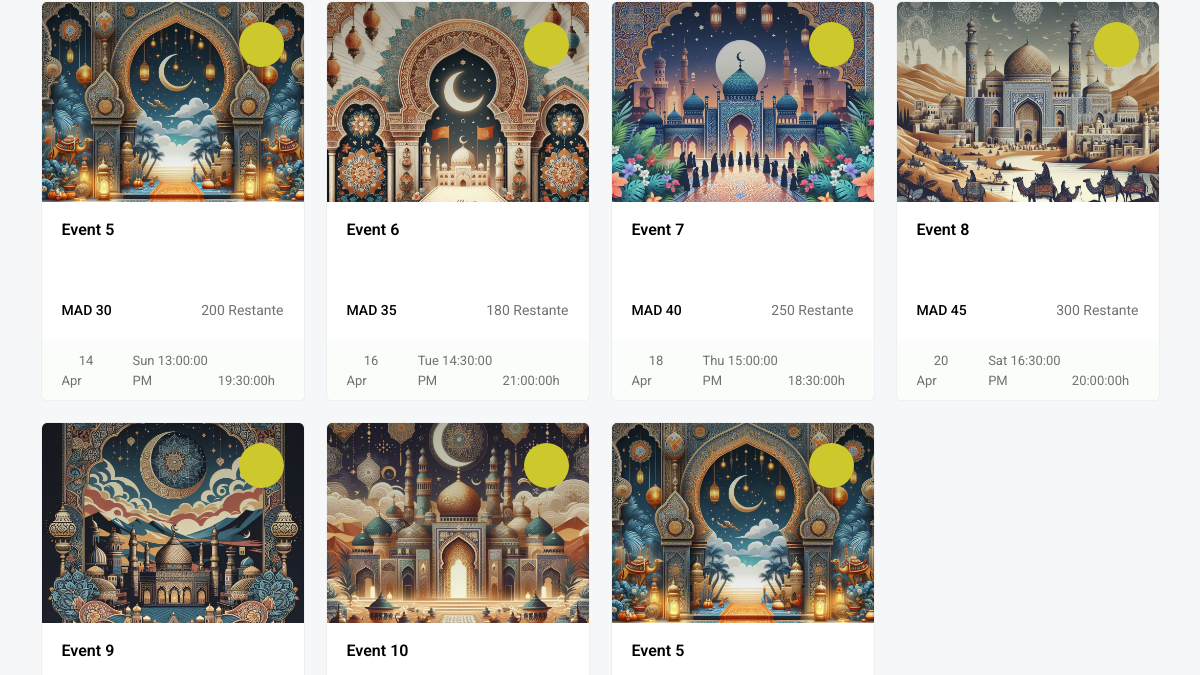
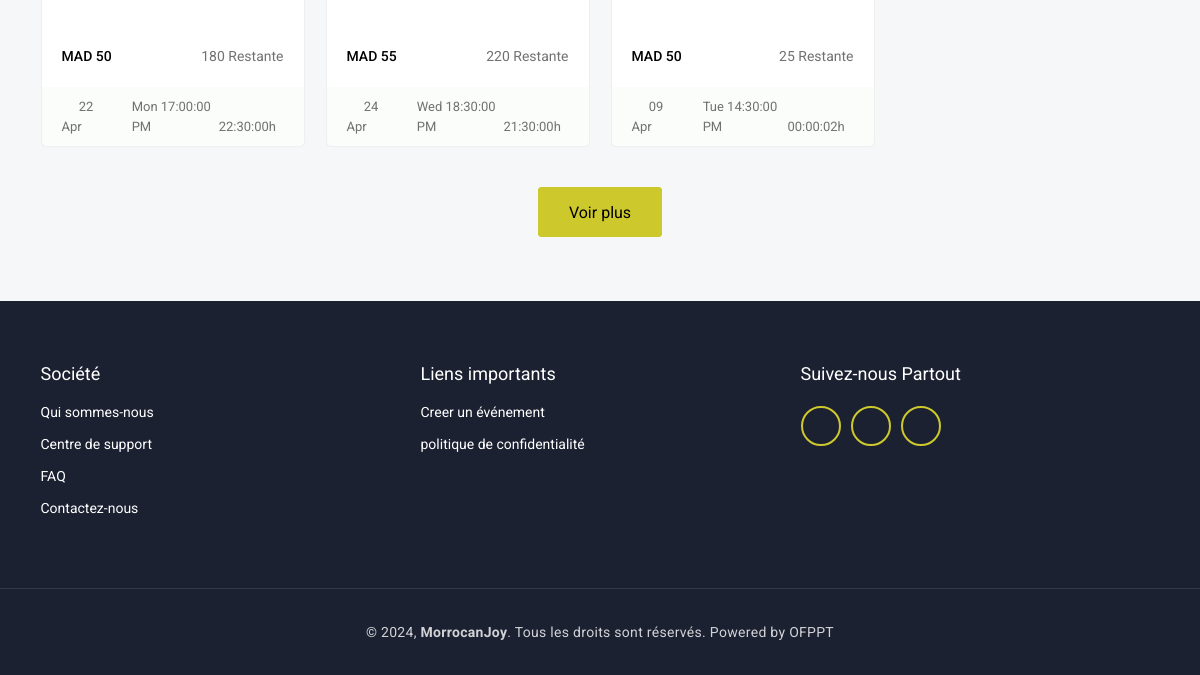
Before: /explore_events.php (lower part) with the older database file (2 pictures, top to bottom).
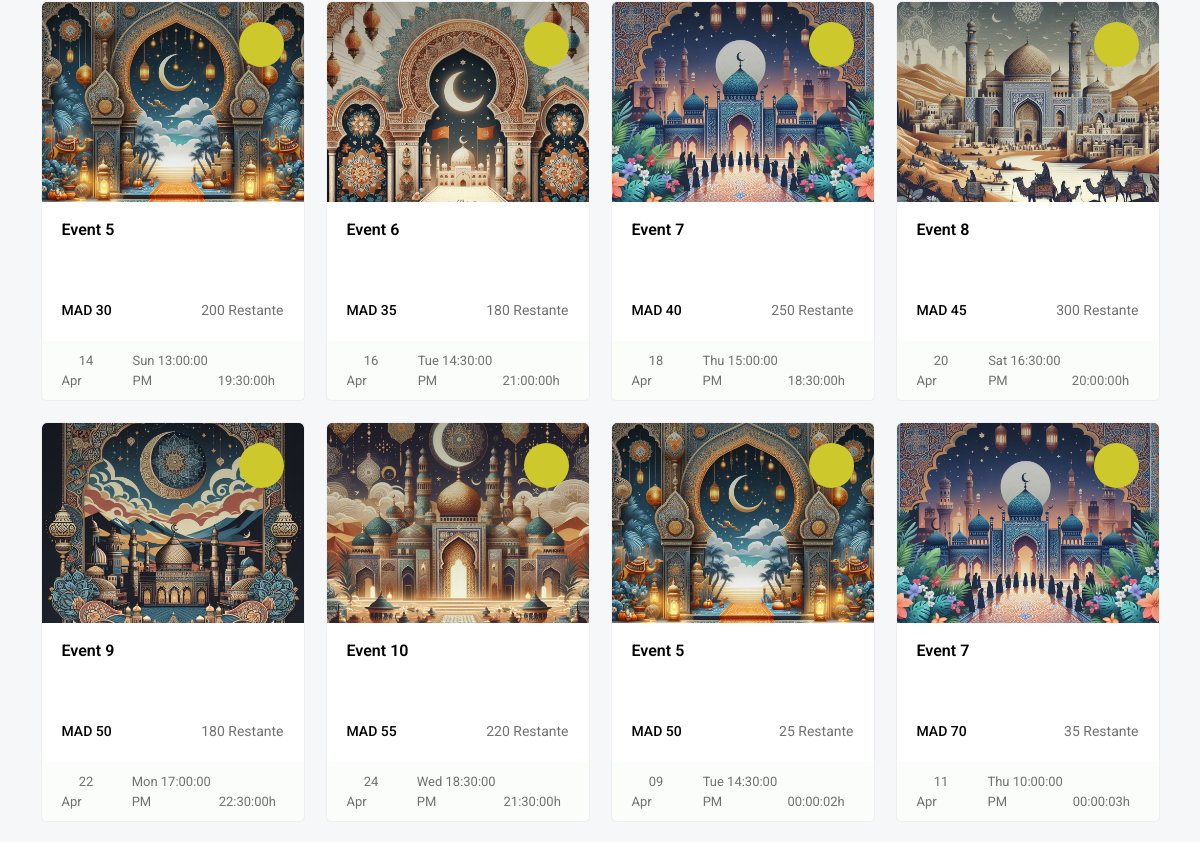
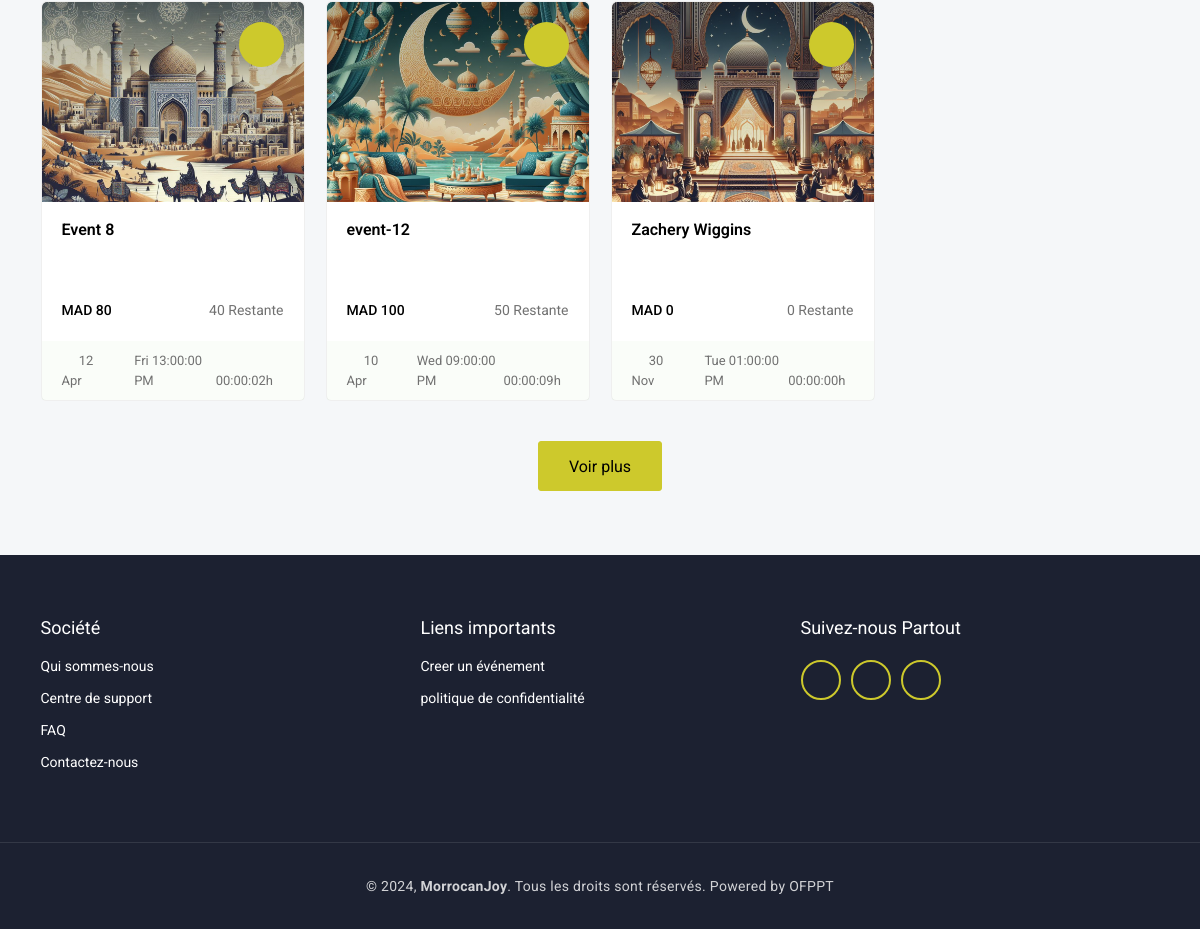
After: the same page with the newer database file (2 pictures, top to bottom).
### tables this page shows
CREATE TABLE `event` (
  `E_id` int(11) NOT NULL,
  `Titre` varchar(100) NOT NULL,
  `Description` varchar(200) NOT NULL,
  `Image` varchar(500) NOT NULL,
  `Heure_debut` time NOT NULL,
  `Date_debut` date NOT NULL,
  `Heure_fin` time NOT NULL,
  `Prix_ticket` float NOT NULL,
  `Nombre_tickets` int(11) NOT NULL,
  `Ville` varchar(30) NOT NULL,
  `Zip_code` varchar(30) NOT NULL,
  `Categorie_id` int(11) DEFAULT NULL,
  `User_id` int(11) NOT NULL,
  `adress1` varchar(200) NOT NULL,
  `adress2` varchar(200) NOT NULL
);

### explore_events.php (the view, shortened to what this page needs)
<!DOCTYPE html>
<html lang="en" class="h-100">
<head>
	<link href='vendor/unicons-2.0.1/css/unicons.css' rel='stylesheet'>
	<link href="css/style.css" rel="stylesheet">
	<link href="css/responsive.css" rel="stylesheet">
	<link href="css/night-mode.css" rel="stylesheet">
	<link href="vendor/fontawesome-free/css/all.min.css" rel="stylesheet">
	<link href="vendor/OwlCarousel/assets/owl.carousel.css" rel="stylesheet">
	<link href="vendor/OwlCarousel/assets/owl.theme.default.min.css" rel="stylesheet">
	<link href="vendor/bootstrap/css/bootstrap.min.css" rel="stylesheet">
	<link href="vendor/bootstrap-select/dist/css/bootstrap-select.min.css" rel="stylesheet">
</head>
<body class="d-flex flex-column h-100">
	<div class="wrapper">
		<div class="explore-events p-80">
			<div class="container">
				<div class="row">
					<div class="col-xl-12 col-lg-12 col-md-12">
						<div class="event-filter-items">
							<div class="featured-controls">
								<div class="row" data-ref="event-filter-content">
									<?php
									require_once './connect/DataBase.php';
									if (isset($_POST['nametrouve']) && $_POST['cat']!= 0) {
										$Categorie_id = $_POST['cat'];
										$sqlState = $connection->prepare("SELECT * FROM `event` WHERE Categorie_id=?");
										$sqlState->execute([$Categorie_id]);
										$events = $sqlState->fetchAll(PDO::FETCH_ASSOC);
									} else {
										$events = $connection->query("SELECT * FROM `event`")->fetchAll(PDO::FETCH_ASSOC);
									}
									foreach ($events as $row) : ?>
										<div class="col-xl-3 col-lg-4 col-md-6 col-sm-12 mix arts concert workshops volunteer sports health_Wellness " data-ref="mixitup-target">
											<div class="main-card mt-4">
												<div class="event-thumbnail">
													<a href="venue_event_detail_view.php?event_id=<?php echo $row['E_id']; ?>" class="thumbnail-img">
														<img src="upload/images/<?php echo $row['Image']; ?>" alt="Event Image">
													</a>
													<span class="bookmark-icon" title="Bookmark"></span>
												</div>
												<div class="event-content">
													<a href="venue_event_detail_view.php?event_id=<?php echo $row['E_id']; ?>" class="event-title"><?php echo $row['Titre']; ?></a>
													<div class="duration-price-remaining">
														<span class="duration-price">MAD <?php echo $row['Prix_ticket']; ?></span>
														<span class="remaining"><i class="fa-solid fa-ticket fa-rotate-90"></i><?php echo $row['Nombre_tickets']; ?> Restante</span>
													</div>
												</div>
												<div class="event-footer">
													<div class="event-timing">
														<div class="publish-date">
															<span><i class="fa-solid fa-calendar-day me-2"></i><?php
																												$timestamp = strtotime($row['Date_debut']);
																												$day = date('d', $timestamp);
																												$monthAbbreviation = date('M', $timestamp);
																												echo "$day ";
																												echo "$monthAbbreviation";
																												?></span>
															<span class="dot"><i class="fa-solid fa-circle"></i></span>
															<span><?php
																	$timestamp = strtotime($row['Date_debut']);
																	$dayAbbreviation = date('D', $timestamp);
																	echo "$dayAbbreviation ";
																	?><?php echo $row['Heure_debut']; ?> PM</span>
														</div>
														<span class="publish-time"><i class="fa-solid fa-clock me-2"></i><?php echo $row['Heure_fin']; ?>h</span>
													</div>
												</div>
											</div>
										</div>
									<?php endforeach; ?>
								</div>
								<div class="browse-btn">
									<a href="#" class="main-btn btn-hover ">Voir plus </a>
								</div>
							</div>
						</div>
					</div>
				</div>
			</div>
		</div>
	</div>
	<?php include "include/Footer.php"; ?>
</body>
</html>

### include/Footer.php
<footer id = "footercolor" class="footer mt-auto">
		<div class="footer-top">
			<div class="container">
				<div class="row">
					<div class="col-lg-4 col-md-6">
						<div class="footer-content">
							<h4>Société</h4>
							<ul class="footer-link-list">
								<li><a href="about_us.php" class="footer-link">Qui sommes-nous</a></li>
								<li><a href="help_center.php" class="footer-link">Centre de support</a></li>
								<li><a href="faq.php" class="footer-link">FAQ</a></li>
								<li><a href="contact_us.php" class="footer-link">Contactez-nous</a></li>
							</ul>
						</div>
					</div>
					<div class="col-lg-4 col-md-6">
						<div class="footer-content">
							<h4>Liens importants</h4>
							<ul class="footer-link-list">
								<li><a href="create_venue_event.php" class="footer-link">Creer un événement </a></li>
								<li><a href="privacy_policy.php" class="footer-link">politique de confidentialité</a></li>
							</ul>
						</div>
					</div>
					<div class="col-lg-4 col-md-6">
						<div class="footer-content">
							<h4>Suivez-nous Partout</h4>
							<div class="social-links">
										<a href="#" class="social-link" data-bs-toggle="tooltip" data-bs-placement="top" title="Facebook"><i class="fab fa-facebook-square"></i></a>
										<a href="#" class="social-link" data-bs-toggle="tooltip" data-bs-placement="top" title="Instagram"><i class="fab fa-instagram"></i></a>
										<a href="#" class="social-link" data-bs-toggle="tooltip" data-bs-placement="top" title="Youtube"><i class="fab fa-youtube"></i></a>
							</div>
						</div>
					</div>
				</div>
			</div>
		</div>
		<div class="footer-bottom">
			<div class="container">
				<div class="row">
					<div class="col-12">
						<div class="footer-copyright-text">
							<p class="mb-0">© 2024, <strong>MorrocanJoy</strong>. Tous les droits sont réservés. Powered by OFPPT</p>
						</div>
					</div>
				</div>
			</div>
		</div>
	</footer>

Changed rows visible on the page:
added event: Image (picture), Titre "Event 7", Prix_ticket "70", Nombre_tickets "35", Date_debut "11", Date_debut "Apr", Date_debut "Thu", Heure_debut "10:00:00", Heure_fin "00:00:03"
added event: Image (picture), Titre "Event 8", Prix_ticket "80", Nombre_tickets "40", Date_debut "12", Date_debut "Apr", Date_debut "Fri", Heure_debut "13:00:00", Heure_fin "00:00:02"
added event: Image (picture), Titre "event-12", Prix_ticket "100", Nombre_tickets "50", Date_debut "10", Date_debut "Apr", Date_debut "Wed", Heure_debut "09:00:00", Heure_fin "00:00:09"
added event: Image (picture), Titre "Zachery Wiggins", Prix_ticket "0", Nombre_tickets "0", Date_debut "30", Date_debut "Nov", Date_debut "Tue", Heure_debut "01:00:00", Heure_fin "00:00:00"
